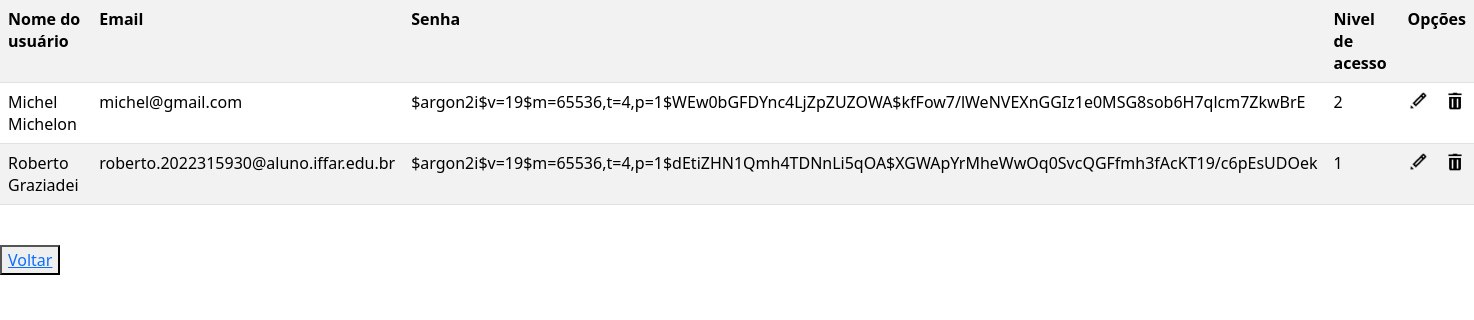
The app's page /crud/crud_usuario/listar.php (signed in), older data.
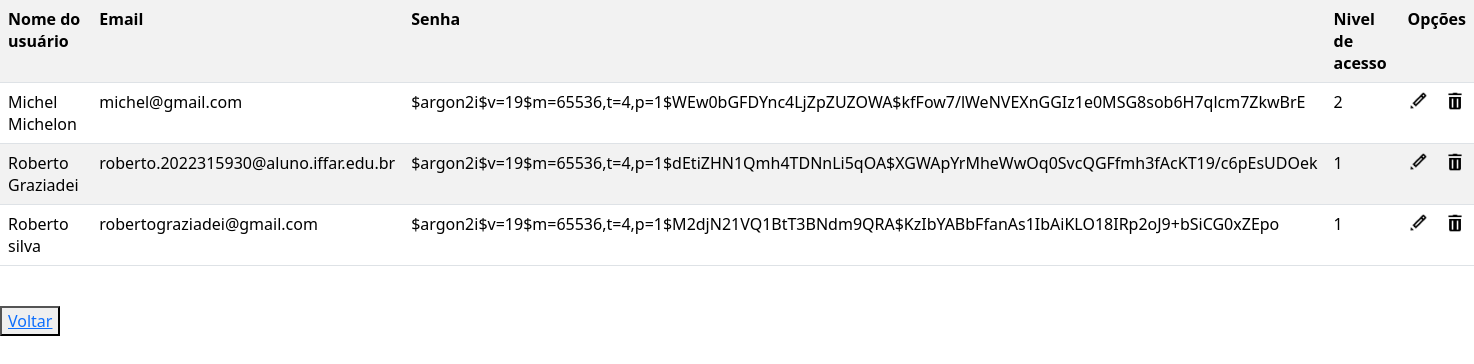
The same page, newer data.
### tables this page shows
CREATE TABLE IF NOT EXISTS `usuario` (
  `nome_usuario` varchar(255) NOT NULL,
  `email` varchar(255) NOT NULL,
  `senha` varchar(255) NOT NULL,
  `nivel` int NOT NULL,
  PRIMARY KEY (`email`)
);

### crud/crud_usuario/listar.php (the view, shortened to what this page needs)
<?php
include('../../conecta.php');
echo "<link rel='stylesheet' href='https://cdn.jsdelivr.net/npm/bootstrap@5.3.3/dist/css/bootstrap.min.css'>";
$sql = "SELECT * FROM usuario";
$resultado = mysqli_query($conexao, $sql);
echo '<table class="table table-white table-striped">
<tr>
<th scope="col">Nome do usuário</th>
<th scope="col">Email</th>
<th scope="col">Senha</th>
<th scope="col">Nivel de acesso</th>
<th colspan=3>Opções</th>
</tr>';
while ($dados = mysqli_fetch_assoc($resultado)) {
    echo '<tr>';
    echo '<td>' . $dados['nome_usuario'] . '</td>';
    echo '<td>' . $dados['email'] . '</td>';
    echo '<td>' . $dados['senha'] . '</td>';
    echo '<td>' . $dados['nivel'] . '</td>';
    echo '<td> <a href="formedit.php?email=' . $dados['email'] . '"> <img src="imagens/editar.png" width="20" height="20"> </a> </td>';
    echo '<td> <a href="excluir?email=' . $dados['email'] . '"> <img src="imagens/excluir.png" width="20" height="20"> </a> </td>';
    echo '</tr>';
}
echo '</table>' . "<br>";
echo '<button><a href="index.php">Voltar</a></button>';

Row changes from the older to the newer data that the page shows:
added usuario: nome_usuario "Roberto silva", email "robertograziadei@gmail.com", senha "$argon2i$v=19$m=65536,t=4,p=1$M2djN21VQ1BtT3BNdm9QRA$KzIbYABbFfanAs1IbAiKLO18IRp2oJ9+bSiCG0xZEpo", nivel "1"
